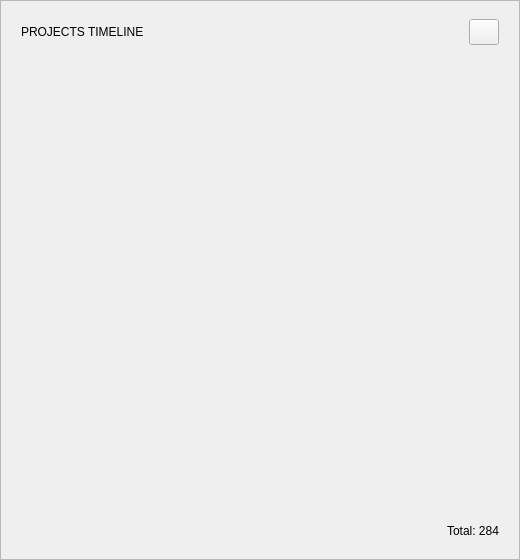
<?xml version="1.0" encoding="UTF-8"?>
<ui version="4.0">
 <class>TimelineCard</class>
 <widget class="QWidget" name="TimelineCard">
  <property name="geometry"><rect><x>0</x><y>0</y><width>520</width><height>560</height></rect></property>
  <layout class="QVBoxLayout" name="tlRoot">
   <property name="leftMargin"><number>0</number></property>
   <property name="topMargin"><number>0</number></property>
   <property name="rightMargin"><number>0</number></property>
   <property name="bottomMargin"><number>0</number></property>
   <property name="spacing"><number>0</number></property>
   <item>
    <widget class="QFrame" name="timelineCard">
     <property name="frameShape"><enum>QFrame::StyledPanel</enum></property>
     <property name="role" stdset="0"><string>card</string></property>
     <layout class="QVBoxLayout" name="tlLayout">
      <property name="leftMargin"><number>20</number></property>
      <property name="topMargin"><number>18</number></property>
      <property name="rightMargin"><number>20</number></property>
      <property name="bottomMargin"><number>18</number></property>
      <property name="spacing"><number>10</number></property>
      <item>
       <layout class="QHBoxLayout" name="tlHeader">
        <item>
         <widget class="QLabel" name="tlTitle">
          <property name="text"><string>PROJECTS TIMELINE</string></property>
          <property name="role" stdset="0"><string>cardTitle</string></property>
         </widget>
        </item>
        <item>
         <spacer name="tlHeaderSpacer">
          <property name="orientation"><enum>Qt::Horizontal</enum></property>
          <property name="sizeHint" stdset="0"><size><width>40</width><height>20</height></size></property>
         </spacer>
        </item>
        <item>
         <widget class="QPushButton" name="timelineMenu">
          <property name="minimumSize"><size><width>30</width><height>26</height></size></property>
          <property name="maximumSize"><size><width>30</width><height>26</height></size></property>
          <property name="text"><string/></property>
          <property name="role" stdset="0"><string>menuBtn</string></property>
         </widget>
        </item>
       </layout>
      </item>
      <item>
       <widget class="QCustomGanttChart" name="timeline" native="true">
        <property name="minimumSize"><size><width>0</width><height>300</height></size></property>
        <property name="sizePolicy">
         <sizepolicy hsizetype="Expanding" vsizetype="Expanding"><horstretch>0</horstretch><verstretch>1</verstretch></sizepolicy>
        </property>
       </widget>
      </item>
      <item>
       <layout class="QHBoxLayout" name="tlFooter">
        <property name="spacing"><number>18</number></property>
        <item>
         <widget class="QWidget" name="timelineLegend" native="true">
          <layout class="QHBoxLayout" name="tlLegendLayout">
           <property name="leftMargin"><number>0</number></property>
           <property name="topMargin"><number>0</number></property>
           <property name="rightMargin"><number>0</number></property>
           <property name="bottomMargin"><number>0</number></property>
           <property name="spacing"><number>18</number></property>
          </layout>
         </widget>
        </item>
        <item>
         <spacer name="tlFooterSpacer">
          <property name="orientation"><enum>Qt::Horizontal</enum></property>
          <property name="sizeHint" stdset="0"><size><width>40</width><height>20</height></size></property>
         </spacer>
        </item>
        <item>
         <widget class="QLabel" name="timelineTotal">
          <property name="text"><string>Total: 284</string></property>
          <property name="role" stdset="0"><string>total</string></property>
         </widget>
        </item>
       </layout>
      </item>
     </layout>
    </widget>
   </item>
  </layout>
 </widget>
 <customwidgets>
  <customwidget>
   <class>QCustomGanttChart</class>
   <extends>QWidget</extends>
   <header>Custom_Widgets.QCustomGanttChart</header>
   <container>0</container>
  </customwidget>
 </customwidgets>
 <connections/>
</ui>
